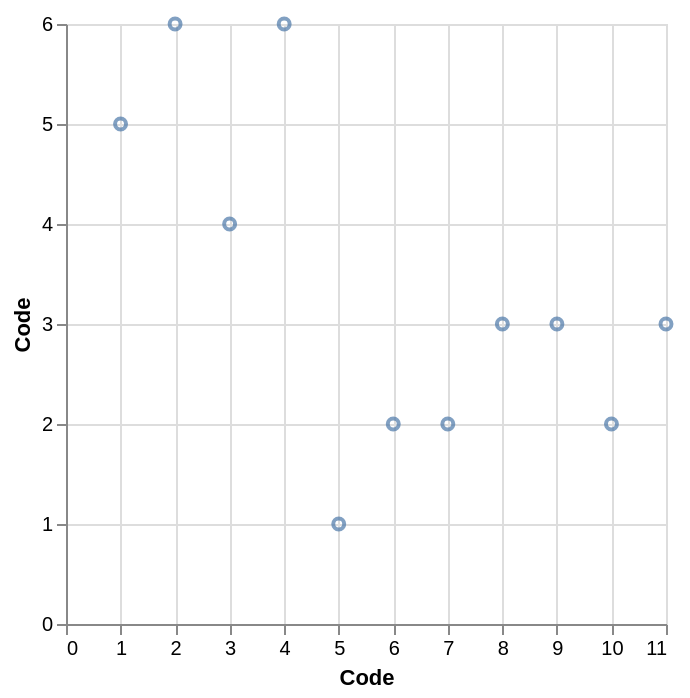

Source (Vega-Lite JSON):
### Vega-Lite specification from a JSON file in a GitHub repository (floating-point values rounded to 4 significant figures)
{"data": {"values": [{"x_data": 1, "y_data": 5}, {"x_data": 2, "y_data": 6}, {"x_data": 3, "y_data": 4}, {"x_data": 4, "y_data": 6}, {"x_data": 5, "y_data": 1}, {"x_data": 6, "y_data": 2}, {"x_data": 7, "y_data": 2}, {"x_data": 8, "y_data": 3}, {"x_data": 9, "y_data": 3}, {"x_data": 10, "y_data": 2}, {"x_data": 11, "y_data": 3}]}, "mark": "point", "encoding": {"x": {"field": "x_data", "type": "quantitative", "title": "Code"}, "y": {"field": "y_data", "type": "quantitative", "title": "Code"}}}
